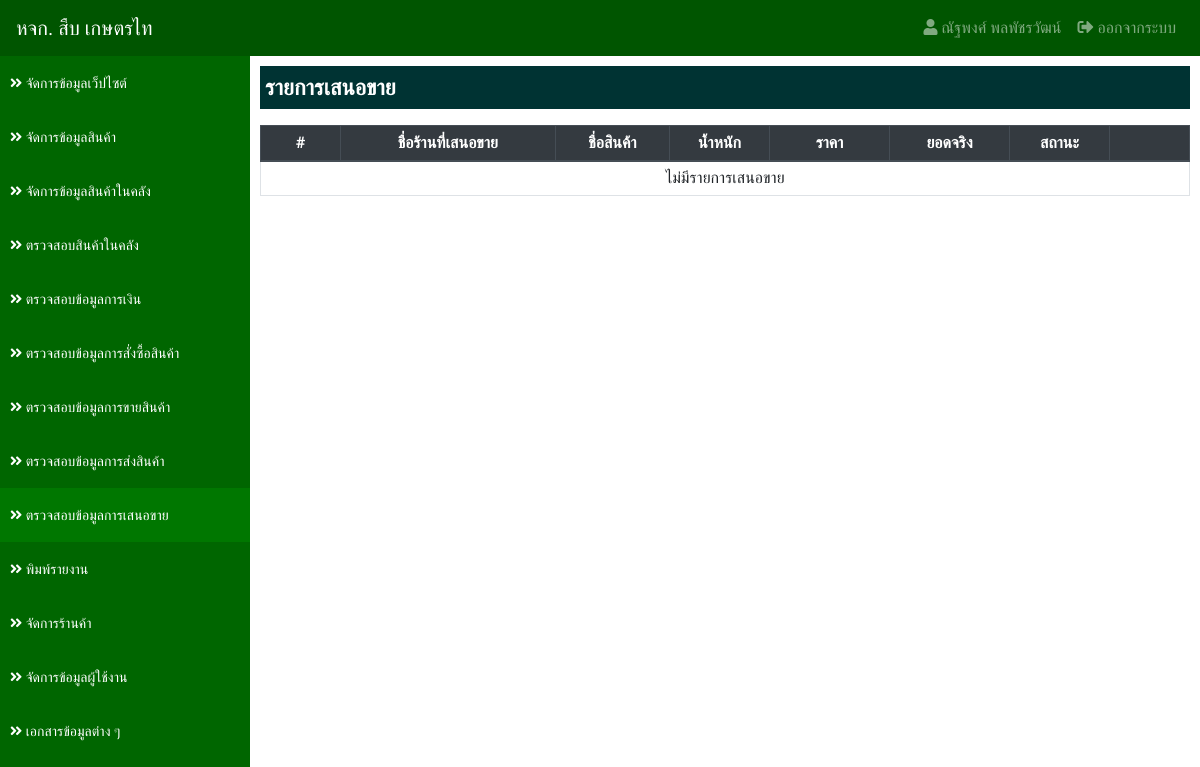
The app's page /?app=order&action=order_list_sale (signed in), older data.
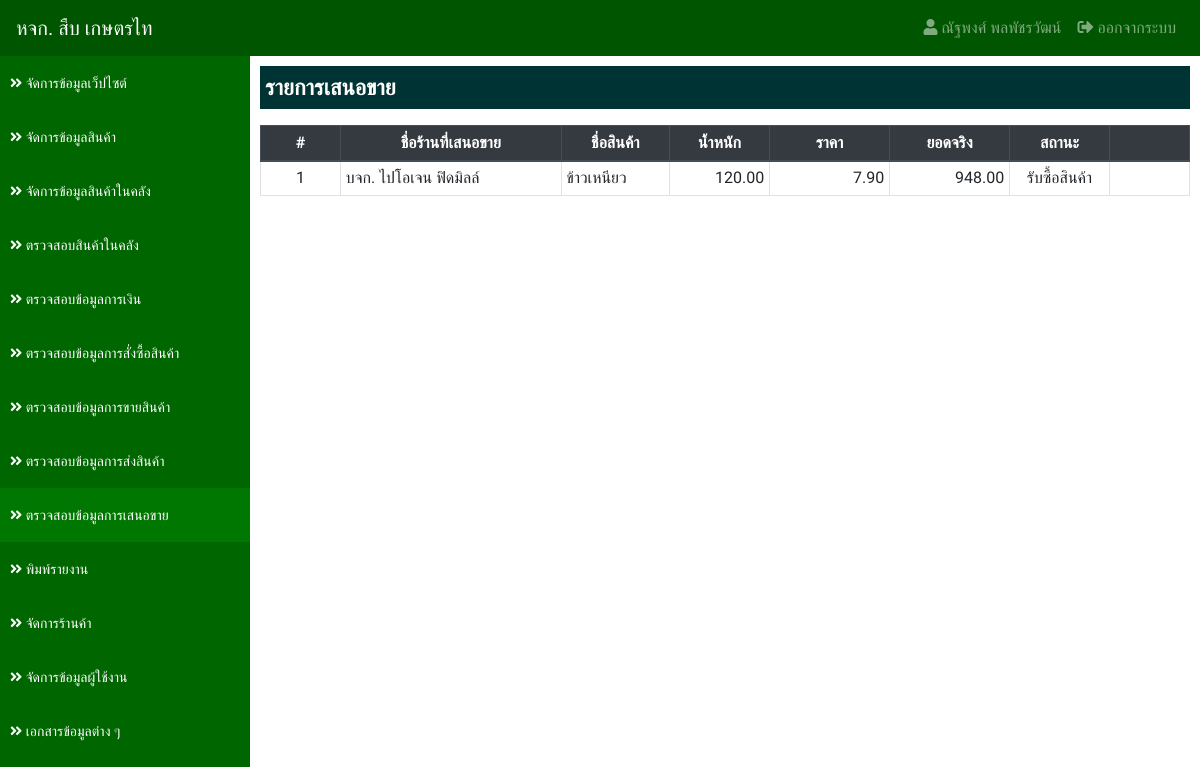
The same page, newer data.
### tables this page shows
CREATE TABLE `quotation_tb` (
  `quotation_id` int(11) NOT NULL,
  `products_id` int(11) NOT NULL COMMENT 'สินค้า',
  `quotation_weight` decimal(10,2) NOT NULL COMMENT 'น้ำหนักสินค้า',
  `quotation_price` decimal(10,2) NOT NULL COMMENT 'ราคาขาย',
  `quotation_status` int(1) NOT NULL COMMENT 'สถานะ 1.เสนอขาย 2.รับซื้อสินค้า',
  `quotation_store` int(11) NOT NULL COMMENT 'ร้านที่เสนอขาย',
  `quotation_fitby` int(11) NOT NULL COMMENT 'ผู้บันทึก',
  `quotation_fitdate` datetime NOT NULL COMMENT 'วันที่บันทึก'
);

CREATE TABLE `store_tb` (
  `store_id` int(11) NOT NULL,
  `store_name` varchar(255) NOT NULL COMMENT 'ชื่อร้าน',
  `store_address` varchar(255) NOT NULL COMMENT 'ที่อยู่',
  `store_phone` varchar(100) NOT NULL COMMENT 'เบอร์โทรศัพท์',
  `store_tax` varchar(100) NOT NULL COMMENT 'เลขประจำตัวผู้เสียภาษี',
  `store_type` int(1) NOT NULL COMMENT 'ประเภทร้าน 1.เจ้าของร้าน 2.ร้านซื้อสินค้า 3.ร้านขายสินค้า',
  `store_status` int(1) NOT NULL COMMENT 'สถานะ 1.ใช้งาน 2.ปิดการใช้งาน 3.ลบ'
);

CREATE TABLE `products_tb` (
  `products_id` int(11) NOT NULL,
  `products_code` varchar(100) NOT NULL COMMENT 'รหัสสินค้า',
  `products_name` varchar(255) NOT NULL COMMENT 'ชื่อสินค้า',
  `products_status` int(1) NOT NULL DEFAULT '1' COMMENT 'สถานะ 1.ใช้งาน 2.ปิดการใช้งาน 3.ลบข้อมูล'
);

### applications/connect_db.php (called while the page is built, shortened)
<?php
    $serveName      = "localhost";
    $userConect     = "root";
    $passConnect    = "";
    $DB             = "sub_data";
    $conn           = new mysqli($serveName, $userConect, $passConnect, $DB);
    $conn->set_charset("utf8");
    $statusQuotation= array('', 'เสนอขาย', 'รับซื้อสินค้า');
    function select_db($sql) {
        Global $conn;
        return $conn->query($sql);
    }
?>

### applications/order/order_list_sale.php (the view, shortened to what this page needs)
<?php
  $result = select_db("
    SELECT
      *
    FROM
      quotation_tb
    INNER JOIN products_tb ON quotation_tb.products_id = products_tb.products_id
    INNER JOIN store_tb ON quotation_tb.quotation_store = store_tb.store_id
    WHERE
      quotation_tb.quotation_status != '3'
  ");
?>
<div class="detail">
  <p class="title">รายการเสนอขาย</p>
  <table class="table table-bordered table-sm table-hover">
    <thead class="thead-dark">
      <tr>
        <th class="text-center" style="width: 80px">#</th>
        <th class="text-center">ชื่อร้านที่เสนอขาย</th>
        <th class="text-center">ชื่อสินค้า</th>
        <th class="text-center" style="width: 100px">น้ำหนัก</th>
        <th class="text-center" style="width: 120px">ราคา</th>
        <th class="text-center" style="width: 120px">ยอดจริง</th>
        <th class="text-center" style="width: 100px">สถานะ</th>
        <th style="width: 80px"></th>
      </tr>
    </thead>
    <tbody>
      <?php
        if ($result->num_rows > 0) {
            $i = 1;
        while ($row = $result->fetch_assoc()) {
        ?>
        <tr>
            <td class="text-center"><?=$i?></td>
            <td><?=$row['store_name']?></td>
            <td><?=$row['products_name']?></td>
            <td class="text-right"><?=number_format($row['quotation_weight'],2)?></td>
            <td class="text-right"><?=number_format($row['quotation_price'],2)?></td>
            <td class="text-right"><?=number_format($row['quotation_weight']*$row['quotation_price'],2)?></td>
            <td class="text-center"><?=$statusQuotation[$row['quotation_status']]?></td>
            <td class="text-center">
            </td>
        </tr>
      <?php $i++;}} else { ?>
        <tr>
            <td class="text-center" colspan="8">ไม่มีรายการเสนอขาย</td>
        </tr>
      <?php } ?>
    </tbody>
  </table>
</div>

Row changes from the older to the newer data that the page shows:
added quotation_tb: store_tb.store_name "บจก. ไปโอเจน ฟิดมิลล์", products.products_name "ข้าวเหนียว", quotation_weight "120.00", quotation_price "7.90", $row['quotation_weight']*$row['quotation_price'] "948.00", quotation_status "รับซื้อสินค้า"
Text that changed along with them:
text no longer shown: "ไม่มีรายการเสนอขาย"
